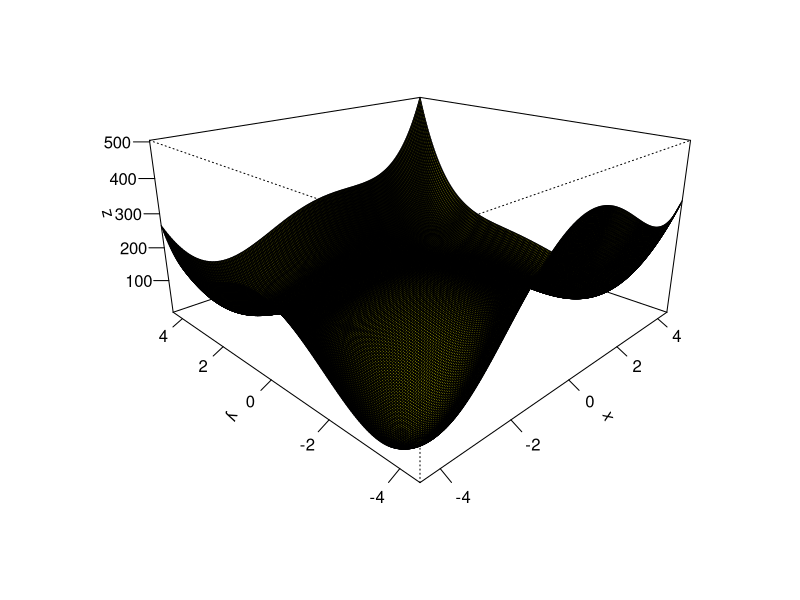
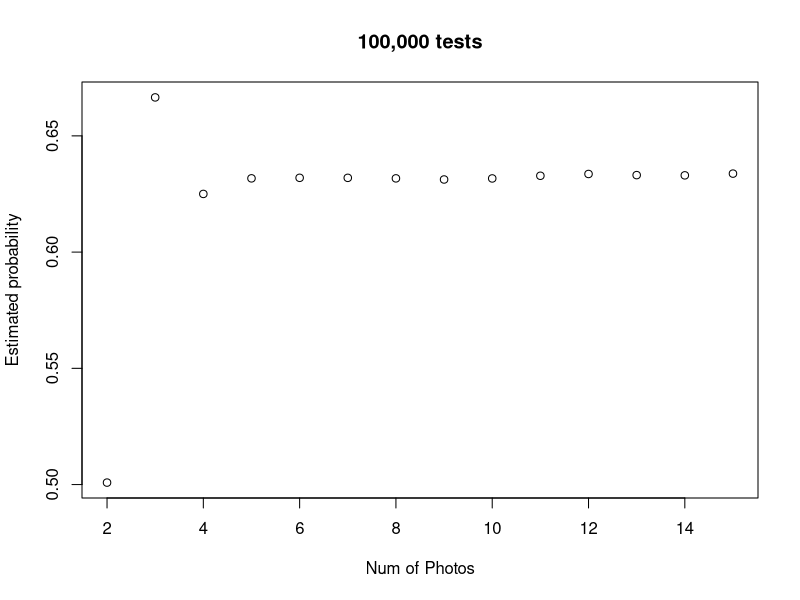

R code for these plots, in order: (Note: this script raises an error after producing the figures.)
####################Question 1############################
#Question 1
#Defining the Matrix
A<-matrix(c(3,-1,0,-1,0,-1,3,-1,3,-1,0,-1,3,1,0,-1,3,1,5,-1,0,-1,0,-1,1), nrow=5)

#Function that can be passed Matx in order to perform Cholesky Functions
choleskyFunction <- function(Matx){
  #Finds the upper triangular matrix
  L<-chol(Matx)
  #Transposes the matrix to show the lower triangular matrix
  Lt<-t(L)
  #Displays the lower hand matrix
  Lt
}
#Runs the function
choleskyFunction(A)
####################Question 2############################
#Question 2 
#Singular value Decompostion
#the creation of matrix
Q2Matrix <- matrix(c(1,1,1,1,2,0,0,0),nrow = 4)
#Displaying original matrix
Q2Matrix
#using the svd function to show the singular values
sv <-svd(Q2Matrix)
#Displaying Singular values
sv
####################Question 3############################
#Question 3
####################Question 4############################
#Question 4
####################Question 5#############################
#Question 5
#Function plot - Plot the formula below
Question5F<-function(x,y,a,b) (x^2+y-11)^2+(x+y^2-7)^2
#defining the x,y and z of the measurements
x<-seq(-4.5,4.5,length.out = 200)
y<-seq(-4.5,4.5,length.out = 200)
z<-outer(x,y,Question5F,a=1,b=100)

#plotting the graph 
persp(x,y,z,theta =-45,phi=20,expand=0.5,col="yellow",shade =1,ticktype ="detailed",xlab ="x",ylab ="y",zlab="z")

#Writing the function so x,y is a vector
Question5FV<-function(vec) (vec[1]^2+vec[2]-11)^2+(vec[1]+vec[2]^2-7)^2


###################Finding the minimums###########################
#Minimum can be found based on value being 0 or so close to 0
#Based on plot there seems to be 4 dips representing each minimum is extracted here
#From plot minimum seems to be near x=-4,y=-4.
minimum1<- optim(c(-4,-4),Question5FV)$par
minimum1

#From plot minimum seems to be near x = 4, y= -3.5
minimum2 <- optim(c(4,-3.5),Question5FV)$par
minimum2

#From plot minimum seems to be near x = -3.5, y = 3.5
minimum3 <- optim(c(-3.5, 3.5),Question5FV)$par
minimum3

#From plot minimum seems to be near x = 3.5, y = 3.5
minimum4 <- optim(c(3.5,3.5),Question5FV,hessian = TRUE)$par
minimum4

####################Finding the Maximum points#####################
maximum1 <- optim(c(0,0),control=list(fnscale=-1),Question5FV)$par
maximum1

###################finding the saddle points######################
#Lets define the partial derivatives by plugging vec[1] and vec[2] instead of x and y
fx <- function(x,y,h=0.001){
  (Question5F(x+h,y) - Question5F(x,y))/h
}
fy <- function(x,y,h=0.001){
  (Question5F(x,y+h)-Question5F(x,y))/h
}


fxb <- function(vec){
  fx(vec[1],vec[2])
}
fyb <- function(vec){
  fy(vec[1],vec[2])
}

#call sumssq the function of the vector vec made of the sum of the squares
#of the two parial derivatives
sumssq <- function(vec){
  fxb(vec)^2+fyb(vec)^2
}

#Now we can find the coordinates of the saddle points through "optim".
#We do exactly the same thing for all three points, just changing the guess of their location. 
#according to the graph. 

saddle_point1 <- optim(c(-3.5,0),sumssq)$par
saddle_point1

saddle_point2 <- optim(c(0,-3.5),sumssq)$par
saddle_point2

saddle_point3 <- optim(c(0,2),sumssq)$par
saddle_point3

#creating a list of minimum points
minimum_list <- list(minimum1,minimum2,minimum3,minimum4)
#List of minimum points
minimum_list

#this represents the only maximum point in graph
maximum1

#list of saddle points
saddle_point_list <- list(saddle_point1,saddle_point2,saddle_point3)
#Print of saddle point list
saddle_point_list

####################Question 7#################################

#number of pictures inside of simulation

#variable to keep track of matched amount
totalNumberMatched <- 0


#function of pairing actors
pairActor <- function(secNumber, trials){
  #variable to track if match has taken place
  numOfMatches <- 0
  #looping through number of trials = 100,000
  for (t in 1:trials) {
    #variables storing the number of photos present in each sequance
    numberOfActors <- seq(1:secNumber)
    numberOfBabys <- sample(1:secNumber)
    
    #for loop comparing
    for(i in 1:secNumber){
      if(numberOfActors[i] == numberOfBabys[i])
      {
        #If match takes place, log
        numOfMatches = numOfMatches + 1
      }
    }
    #checking if matches have taken place
    if(numOfMatches != 0){
      #if any number of matches has taken place, track total number of matches
      totalNumberMatched = totalNumberMatched +1
      #Number of matches set to zero so tracking can take place
      numOfMatches = 0
    }
  }
 #print out the % of successful matches over the trials
  percentageSuccess <- totalNumberMatched/trials
  return(percentageSuccess)
}

#set the number of pictures present
nPictures <- seq(2,15)
#define the number of times the results will be collected
result <- seq(1,14)

#call the function 14 times storing the results each time,  
for(n in 1:14){
  result[n] <- pairActor(nPictures[n],100000)  
}

#forming a final plot so that it can be plotted againced the correct number of photos
finalPlot <- matrix(c(seq(2,15),result), nrow = 14)

#plotting the final results on graph
plot(finalPlot,main = "100,000 tests", xlab = "Num of Photos",ylab = "Estimated probability")

#Commenting done inside of submission document. 
#Discussing the reason probability stabilizes at 5+ photos


################################## Question 8 ##################################

#loading the images
face1.bmp <- read.bmp(file.choose())
face2.bmp <- read.bmp(file.choose())
face3.bmp <- read.bmp(file.choose())

#Working out the averages of the 3 faces and plot an image of it
#defining rotate function
rotate.m <- function(m) t(m)[,nrow(m):1]

#getting the average of the 3 face matrix
averOfFaces <- (face1.bmp+face2.bmp+face3.bmp)/3

#plotting image 1
image(rotate.m(face1.bmp),col = gray((0:255)/255),axes=F)
#plotting image 2
image(rotate.m(face2.bmp),col = gray((0:255)/255),axes=F)
#plotting image 3
image(rotate.m(face3.bmp),col = gray((0:255)/255),axes=F)

#Plotting the average of the 3 images
image(rotate.m(averOfFaces),col = gray((0:255)/255),axes=F)

#Plotting images of difference of each face from the average face on one figure.
#defining the difference between the original faces vs the average face
differnce1 <- face1.bmp - averOfFaces
differnce2 <- face2.bmp - averOfFaces
differnce3 <- face3.bmp - averOfFaces

par(mfrow = c(2,2))
#plotting image 1
image(rotate.m(differnce1),col = gray((0:255)/255),axes=F)
#plotting image 2
image(rotate.m(differnce2),col = gray((0:255)/255),axes=F)
#plotting image 3
image(rotate.m(differnce3),col = gray((0:255)/255),axes=F)

#Plotting the average of the 3 images
image(rotate.m(averOfFaces),col = gray((0:255)/255),axes=F)

#Based on the covariance matrix of the differences, calculate eigenfaces
#(equal to eigenvectors) and plot images of the first 3 eigenfaces.

#Egienvectors are a special set of vectors with a linear system of equations
#i.e., a matrix equation that are sometimes also know as characteristics vectors
#proper vectors, or latent vectors. 
###############################################################
#the difference variables represent the Covariance matrix

differnce1

D1 <- scale(differnce1)

#covariance matrix
A <- cov(D1)
is.matrix(A)
dim(A)

eigs <- eigs(A,51,which = "LM")

# Eigenvalues
eigenvalues <- eigs$values
# Eigenvectors (also called loadings or "rotation" in R prcomp function: i.e. prcomp(A)$rotation)
eigenvectors <- eigs$vectors

par(mfrow=c(1,1))
par(mar=c(2.5,2.5,2.5,2.5))
y=eigenvalues[1:40]
# First 40 eigenvalues dominate
plot(1:40, y, type="o", log = "y", main="Magnitude of the 40 biggest eigenvalues", xlab="Eigenvalue #", ylab="Magnitude")

sum(eigenvalues)/sum(eigen(A)$values)

dim(eigenvectors[,A])
dim(face1.bmp)

image(rotate.m(eigenvectors[,A]),col = gray((0:32)/32),axes=F)

imageShow(eigenvectors[,A])

###############################################################
is.matrix(face1.bmp)
dim(face1.bmp)
range(face1.bmp)
#######################################
#checking if they are a matix
is.matrix(averOfFaces)

A <- face1.bmp
AtA <- t(A)%*%A
AAt <- A%*%t(A)

AtA
AAt

eigs <- eigen(A%*%t(A))$values
eigs
U <- eigen(A%*%t(A))$vector
V <- eigen(t(A)%*%A)$vector
D<-diag(sqrt(eigs[1:2]))
U<--U[1:2]
V[,2]<--V[,2]
dim(U)
############################################
#SVDing the image to find the eigenvalue
sv <- svd(face1.bmp)
#checking to make sure that it is a matrix
is.matrix(sv$u)
#using dim to prove that the matrix dimensions are the same as the original
dim(sv$u)

#saving the sv$u as a matrix that can be stored with fixed dimentions
matrixPlot <- matrix(sv$u,55,51,byrow = T)
matrixPlot

#attempting to plot the egienface via the eigen matrix that is taken from above.
image(rotate.m(matrixPlot),col = gray((0:255)/255),axes=F)



##############################################

dim(face1.bmp)




D <-data.matrix(face1.bmp)

D

D <-scale(D)

A<- cov(D)
A_ <- t(D) %*% D / (nrow(D)-1)

is.matrix(A)
dim(A)





